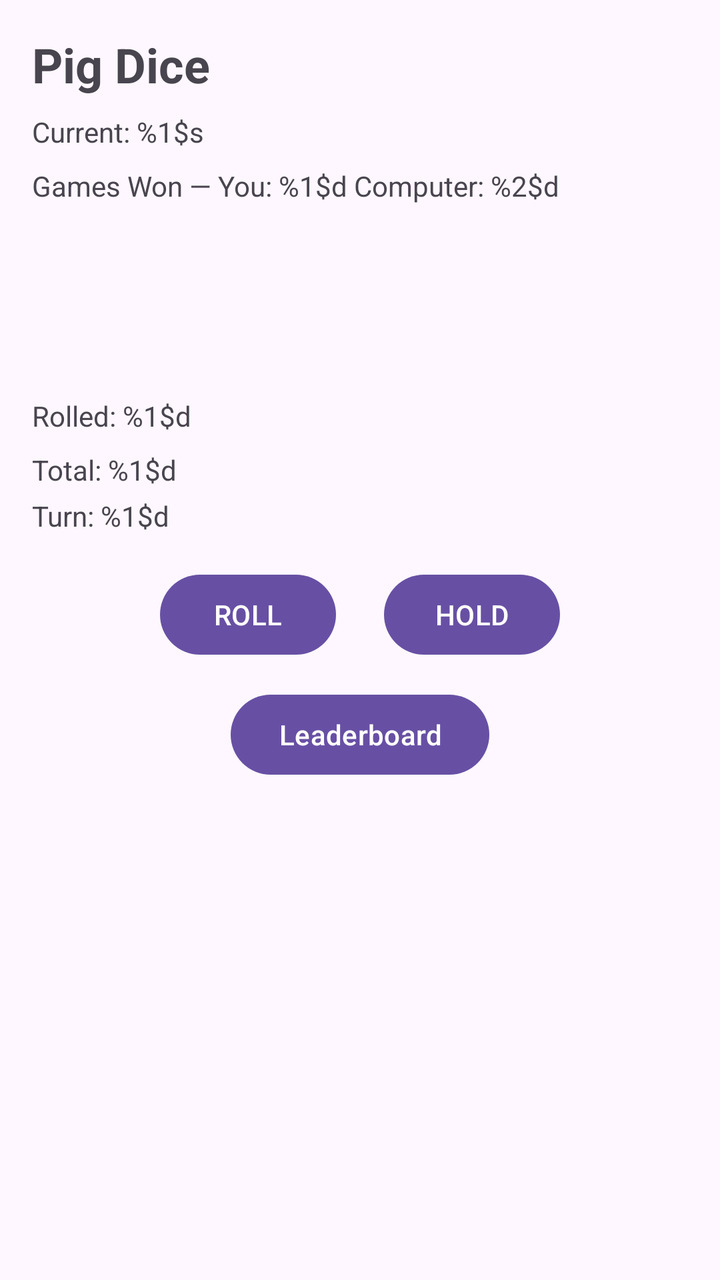
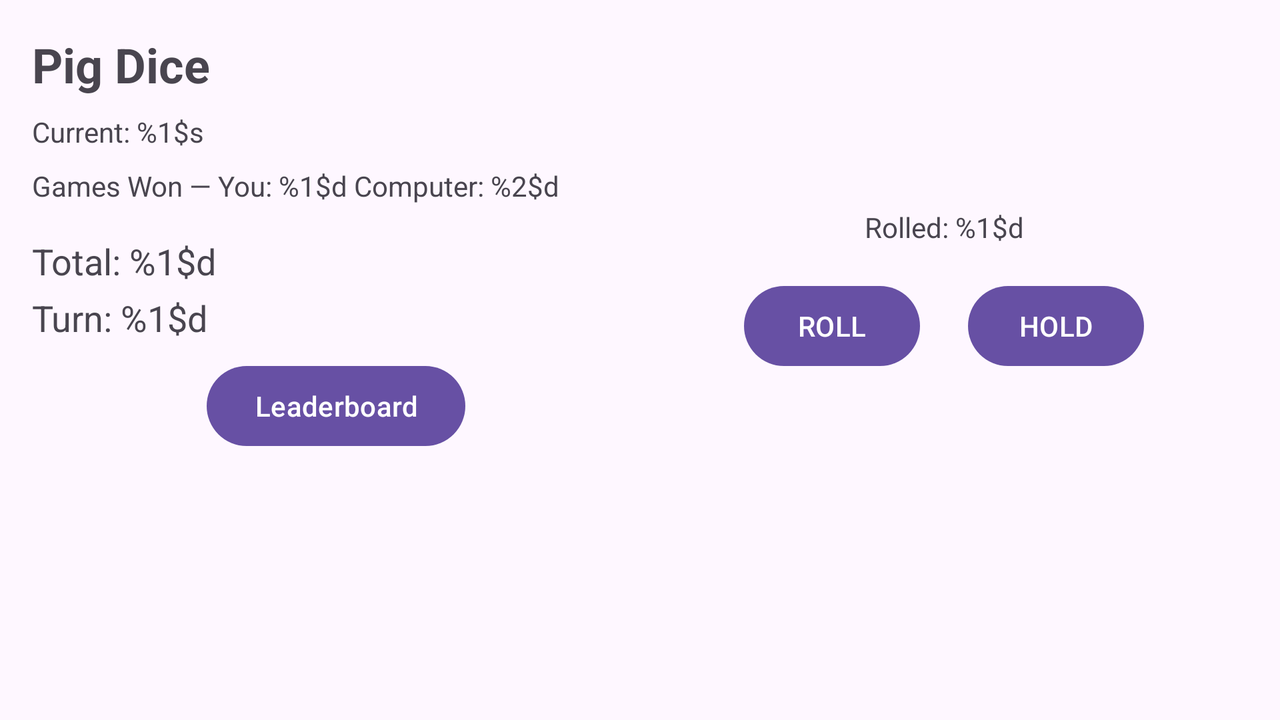

Compare how this app lays out the same screen by default and in its alternative resource folder. The renders come first, then the two layout files and the values they reference.
<!-- AndroidManifest.xml: application theme Theme.PigDice -->
<!-- res/layout/activity_main.xml -->
<?xml version="1.0" encoding="utf-8"?>
<androidx.constraintlayout.widget.ConstraintLayout xmlns:android="http://schemas.android.com/apk/res/android"
  xmlns:app="http://schemas.android.com/apk/res-auto"
  android:layout_width="match_parent"
  android:layout_height="match_parent"
  android:padding="16dp">

  <TextView
    android:id="@+id/tvTitle"
    android:text="@string/title"
    android:textSize="24sp"
    android:textStyle="bold"
    android:layout_width="0dp"
    android:layout_height="wrap_content"
    app:layout_constraintTop_toTopOf="parent"
    app:layout_constraintStart_toStartOf="parent"
    app:layout_constraintEnd_toEndOf="parent" />

  <TextView
    android:id="@+id/tvWho"
    android:text="@string/who_turn"
    android:layout_width="0dp"
    android:layout_height="wrap_content"
    android:layout_marginTop="8dp"
    app:layout_constraintTop_toBottomOf="@id/tvTitle"
    app:layout_constraintStart_toStartOf="parent"
    app:layout_constraintEnd_toEndOf="parent" />

  <TextView
    android:id="@+id/tvGamesWon"
    android:text="@string/games_won"
    android:layout_width="0dp"
    android:layout_height="wrap_content"
    android:layout_marginTop="8dp"
    app:layout_constraintTop_toBottomOf="@id/tvWho"
    app:layout_constraintStart_toStartOf="parent"
    app:layout_constraintEnd_toEndOf="parent" />

  <LinearLayout
    android:id="@+id/diceRow"
    android:orientation="horizontal"
    android:gravity="center"
    android:layout_width="0dp"
    android:layout_height="wrap_content"
    android:layout_marginTop="16dp"
    app:layout_constraintTop_toBottomOf="@id/tvGamesWon"
    app:layout_constraintStart_toStartOf="parent"
    app:layout_constraintEnd_toEndOf="parent">

    <ImageView
      android:id="@+id/imgDie1"
      android:layout_width="72dp"
      android:layout_height="72dp"
      android:layout_marginEnd="16dp"
      android:src="@drawable/dice_1" />

    <ImageView
      android:id="@+id/imgDie2"
      android:layout_width="72dp"
      android:layout_height="72dp"
      android:src="@drawable/dice_1" />
  </LinearLayout>

  <TextView
    android:id="@+id/tvRollSum"
    android:text="@string/roll_sum"
    android:layout_width="0dp"
    android:layout_height="wrap_content"
    android:layout_marginTop="8dp"
    app:layout_constraintTop_toBottomOf="@id/diceRow"
    app:layout_constraintStart_toStartOf="parent"
    app:layout_constraintEnd_toEndOf="parent" />

  <TextView
    android:id="@+id/tvTotalScore"
    android:text="@string/total_score"
    android:layout_width="0dp"
    android:layout_height="wrap_content"
    android:layout_marginTop="8dp"
    app:layout_constraintTop_toBottomOf="@id/tvRollSum"
    app:layout_constraintStart_toStartOf="parent"
    app:layout_constraintEnd_toEndOf="parent" />

  <TextView
    android:id="@+id/tvTurnScore"
    android:text="@string/turn_score"
    android:layout_width="0dp"
    android:layout_height="wrap_content"
    android:layout_marginTop="4dp"
    app:layout_constraintTop_toBottomOf="@id/tvTotalScore"
    app:layout_constraintStart_toStartOf="parent"
    app:layout_constraintEnd_toEndOf="parent" />

  <LinearLayout
    android:id="@+id/buttonRow"
    android:orientation="horizontal"
    android:gravity="center"
    android:layout_width="0dp"
    android:layout_height="wrap_content"
    android:layout_marginTop="16dp"
    app:layout_constraintTop_toBottomOf="@id/tvTurnScore"
    app:layout_constraintStart_toStartOf="parent"
    app:layout_constraintEnd_toEndOf="parent">

    <Button
      android:id="@+id/btnRoll"
      android:text="@string/roll"
      android:layout_width="wrap_content"
      android:layout_height="wrap_content"
      android:layout_marginEnd="24dp"/>

    <Button
      android:id="@+id/btnHold"
      android:text="@string/hold"
      android:layout_width="wrap_content"
      android:layout_height="wrap_content"/>
  </LinearLayout>

  <Button
    android:id="@+id/btnLeaderboard"
    android:layout_width="wrap_content"
    android:layout_height="wrap_content"
    android:text="@string/leaderboard_button"
    android:layout_marginTop="12dp"
    app:layout_constraintTop_toBottomOf="@id/buttonRow"
    app:layout_constraintStart_toStartOf="parent"
    app:layout_constraintEnd_toEndOf="parent" />

  <ImageView
    android:id="@+id/imgResult"
    android:layout_width="120dp"
    android:layout_height="120dp"
    android:layout_marginTop="16dp"
    android:visibility="gone"
    app:layout_constraintTop_toBottomOf="@id/btnLeaderboard"
    app:layout_constraintStart_toStartOf="parent"
    app:layout_constraintEnd_toEndOf="parent" />

  <TextView
    android:id="@+id/tvTapStart"
    android:text="@string/start_new"
    android:visibility="gone"
    android:layout_width="0dp"
    android:layout_height="wrap_content"
    android:layout_marginTop="8dp"
    app:layout_constraintTop_toBottomOf="@id/imgResult"
    app:layout_constraintStart_toStartOf="parent"
    app:layout_constraintEnd_toEndOf="parent" />
</androidx.constraintlayout.widget.ConstraintLayout>
<!-- resources referenced by this layout -->
<resources>
  <string name="games_won">Games Won — You: %1$d  Computer: %2$d</string>
  <string name="hold">HOLD</string>
  <string name="leaderboard_button">Leaderboard</string>
  <string name="roll">ROLL</string>
  <string name="roll_sum">Rolled: %1$d</string>
  <string name="start_new">Tap to start new game</string>
  <string name="title">Pig Dice</string>
  <string name="total_score">Total: %1$d</string>
  <string name="turn_score">Turn: %1$d</string>
  <string name="who_turn">Current: %1$s</string>
  <style name="Theme.PigDice" parent="Theme.Material3.Light.NoActionBar" />
</resources>
<!-- res/layout-land/activity_main.xml (the repository's variant of the layout above) -->
<!-- drawn on the phone turned sideways -->
<?xml version="1.0" encoding="utf-8"?>
<androidx.constraintlayout.widget.ConstraintLayout xmlns:android="http://schemas.android.com/apk/res/android"
    xmlns:app="http://schemas.android.com/apk/res-auto"
    android:layout_width="match_parent"
    android:layout_height="match_parent"
    android:padding="16dp">

    
    <androidx.constraintlayout.widget.Guideline
        android:id="@+id/guideline_vertical"
        android:layout_width="wrap_content"
        android:layout_height="wrap_content"
        android:orientation="vertical"
        app:layout_constraintGuide_percent="0.5" />

    <TextView
        android:id="@+id/tvTitle"
        android:layout_width="0dp"
        android:layout_height="wrap_content"
        android:text="@string/title"
        android:textSize="24sp"
        android:textStyle="bold"
        app:layout_constraintEnd_toStartOf="@id/guideline_vertical"
        app:layout_constraintStart_toStartOf="parent"
        app:layout_constraintTop_toTopOf="parent" />

    <TextView
        android:id="@+id/tvWho"
        android:layout_width="0dp"
        android:layout_height="wrap_content"
        android:layout_marginTop="8dp"
        android:text="@string/who_turn"
        app:layout_constraintEnd_toStartOf="@id/guideline_vertical"
        app:layout_constraintStart_toStartOf="parent"
        app:layout_constraintTop_toBottomOf="@id/tvTitle" />

    <TextView
        android:id="@+id/tvGamesWon"
        android:layout_width="0dp"
        android:layout_height="wrap_content"
        android:layout_marginTop="8dp"
        android:text="@string/games_won"
        app:layout_constraintEnd_toStartOf="@id/guideline_vertical"
        app:layout_constraintStart_toStartOf="parent"
        app:layout_constraintTop_toBottomOf="@id/tvWho" />

    <TextView
        android:id="@+id/tvTotalScore"
        android:layout_width="0dp"
        android:layout_height="wrap_content"
        android:layout_marginTop="16dp"
        android:text="@string/total_score"
        android:textSize="18sp"
        app:layout_constraintEnd_toStartOf="@id/guideline_vertical"
        app:layout_constraintStart_toStartOf="parent"
        app:layout_constraintTop_toBottomOf="@id/tvGamesWon" />

    <TextView
        android:id="@+id/tvTurnScore"
        android:layout_width="0dp"
        android:layout_height="wrap_content"
        android:layout_marginTop="4dp"
        android:text="@string/turn_score"
        android:textSize="18sp"
        app:layout_constraintEnd_toStartOf="@id/guideline_vertical"
        app:layout_constraintStart_toStartOf="parent"
        app:layout_constraintTop_toBottomOf="@id/tvTotalScore" />

    <Button
        android:id="@+id/btnLeaderboard"
        android:layout_width="wrap_content"
        android:layout_height="wrap_content"
        android:text="@string/leaderboard_button"
        android:layout_marginTop="8dp"
        app:layout_constraintTop_toBottomOf="@id/tvTurnScore"
        app:layout_constraintStart_toStartOf="parent"
        app:layout_constraintEnd_toStartOf="@id/guideline_vertical" />

    
    <LinearLayout
        android:id="@+id/diceRow"
        android:layout_width="0dp"
        android:layout_height="wrap_content"
        android:gravity="center"
        android:orientation="horizontal"
        app:layout_constraintEnd_toEndOf="parent"
        app:layout_constraintStart_toStartOf="@id/guideline_vertical"
        app:layout_constraintTop_toTopOf="parent">

        <ImageView
            android:id="@+id/imgDie1"
            android:layout_width="80dp"
            android:layout_height="80dp"
            android:layout_marginEnd="16dp"
            android:src="@drawable/dice_1" />

        <ImageView
            android:id="@+id/imgDie2"
            android:layout_width="80dp"
            android:layout_height="80dp"
            android:src="@drawable/dice_1" />
    </LinearLayout>

    <TextView
        android:id="@+id/tvRollSum"
        android:layout_width="0dp"
        android:layout_height="wrap_content"
        android:layout_marginTop="8dp"
        android:gravity="center_horizontal"
        android:text="@string/roll_sum"
        app:layout_constraintEnd_toEndOf="parent"
        app:layout_constraintStart_toStartOf="@id/guideline_vertical"
        app:layout_constraintTop_toBottomOf="@id/diceRow" />

    <LinearLayout
        android:id="@+id/buttonRow"
        android:layout_width="0dp"
        android:layout_height="wrap_content"
        android:layout_marginTop="16dp"
        android:gravity="center"
        android:orientation="horizontal"
        app:layout_constraintEnd_toEndOf="parent"
        app:layout_constraintStart_toStartOf="@id/guideline_vertical"
        app:layout_constraintTop_toBottomOf="@id/tvRollSum">

        <Button
            android:id="@+id/btnRoll"
            android:layout_width="wrap_content"
            android:layout_height="wrap_content"
            android:layout_marginEnd="24dp"
            android:text="@string/roll" />

        <Button
            android:id="@+id/btnHold"
            android:layout_width="wrap_content"
            android:layout_height="wrap_content"
            android:text="@string/hold" />
    </LinearLayout>

    <ImageView
        android:id="@+id/imgResult"
        android:layout_width="120dp"
        android:layout_height="120dp"
        android:layout_marginTop="8dp"
        android:visibility="gone"
        app:layout_constraintBottom_toTopOf="@+id/tvTapStart"
        app:layout_constraintEnd_toEndOf="parent"
        app:layout_constraintStart_toStartOf="@id/guideline_vertical"
        app:layout_constraintTop_toBottomOf="@id/buttonRow" />

    <TextView
        android:id="@+id/tvTapStart"
        android:layout_width="0dp"
        android:layout_height="wrap_content"
        android:gravity="center_horizontal"
        android:text="@string/start_new"
        android:visibility="gone"
        app:layout_constraintBottom_toBottomOf="parent"
        app:layout_constraintEnd_toEndOf="parent"
        app:layout_constraintStart_toStartOf="@id/guideline_vertical" />

</androidx.constraintlayout.widget.ConstraintLayout>
